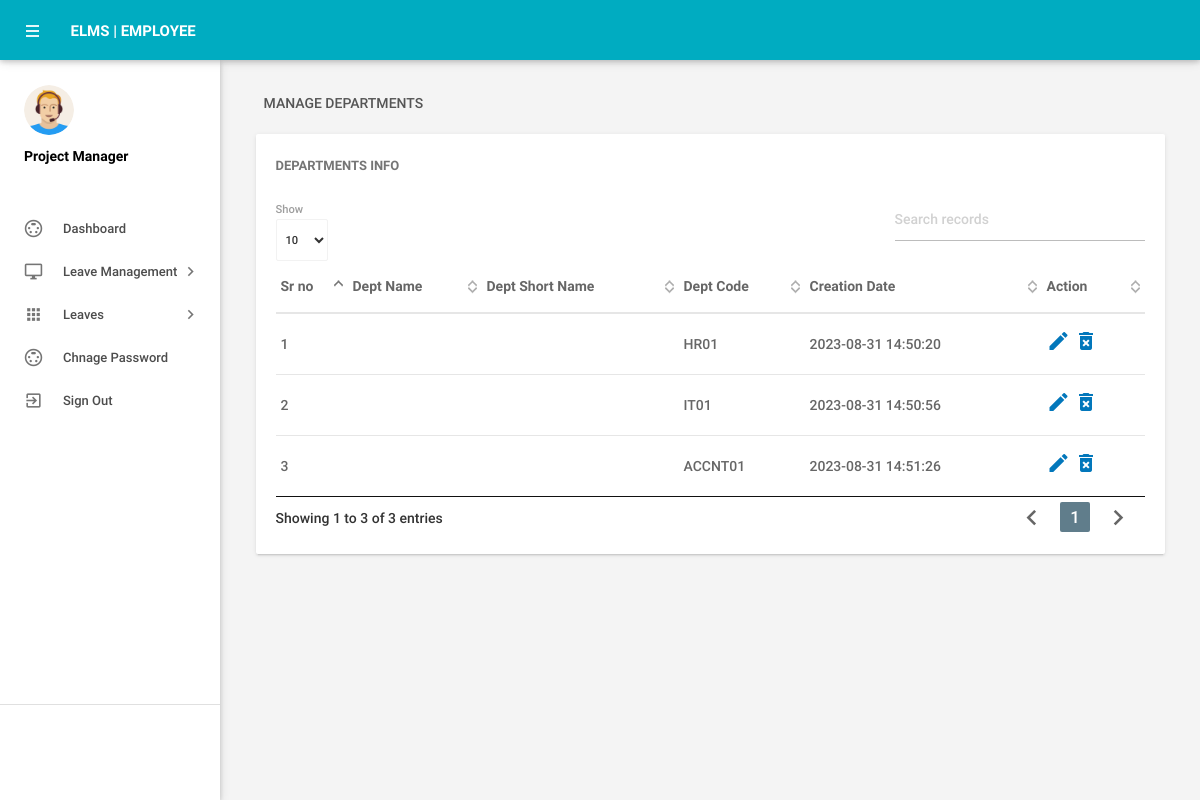
/pm/managedepartments.php (signed in), run on the app's committed database.
### tables this page shows
CREATE TABLE `tbldepartments` (
  `id` int(11) NOT NULL,
  `EmployRole` varchar(150) DEFAULT NULL,
  `EmployRoleShortName` varchar(100) DEFAULT NULL,
  `DepartmentCode` varchar(50) DEFAULT NULL,
  `CreationDate` timestamp NULL DEFAULT current_timestamp()
);

### pm/managedepartments.php (the view, shortened to what this page needs)
<?php
include('includes/config.php');
if(strlen($_SESSION['alogin'])==0)
    {
header('location:index.php');
}
else{
    ?>
<!DOCTYPE html>
<html lang="en">
    <head>
        <link type="text/css" rel="stylesheet" href="../assets/plugins/materialize/css/materialize.min.css"/>
        <link href="../assets/plugins/material-preloader/css/materialPreloader.min.css" rel="stylesheet">
        <link href="../assets/plugins/datatables/css/jquery.dataTables.min.css" rel="stylesheet">
        <link href="../assets/css/alpha.min.css" rel="stylesheet" type="text/css"/>
        <link href="../assets/css/custom.css" rel="stylesheet" type="text/css"/>
    </head>
    <body>
       <?php include('includes/header.php');?>
       <?php include('includes/sidebar.php');?>
            <main class="mn-inner">
                <div class="row">
                    <div class="col s12">
                        <div class="page-title">Manage Departments</div>
                    </div>
                    <div class="col s12 m12 l12">
                        <div class="card">
                            <div class="card-content">
                                <span class="card-title">Departments Info</span>
                                <table id="example" class="display responsive-table ">
                                    <thead>
                                        <tr>
                                            <th>Sr no</th>
                                            <th>Dept Name</th>
                                            <th>Dept Short Name</th>
                                            <th>Dept Code</th>
                                            <th>Creation Date</th>
                                            <th>Action</th>
                                        </tr>
                                    </thead>
                                    <tbody>
<?php $sql = "SELECT * from tbldepartments";
$query = $dbh -> prepare($sql);
$query->execute();
$results=$query->fetchAll(PDO::FETCH_OBJ);
$cnt=1;
if($query->rowCount() > 0)
{
foreach($results as $result)
{               ?>
                                        <tr>
                                            <td> <?php echo htmlentities($cnt);?></td>
                                            <td><?php echo htmlentities($result->DepartmentName);?></td>
                                            <td><?php echo htmlentities($result->DepartmentShortName);?></td>
                                            <td><?php echo htmlentities($result->DepartmentCode);?></td>
                                            <td><?php echo htmlentities($result->CreationDate);?></td>
                                            <td><a href="editdepartment.php?deptid=<?php echo htmlentities($result->id);?>"><i class="material-icons">mode_edit</i></a><a href="managedepartments.php?del=<?php echo htmlentities($result->id);?>" onclick="return confirm('Do you want to delete');"> <i class="material-icons">delete_forever</i></a></td>
                                        </tr>
                                         <?php $cnt++;} }?>
                                    </tbody>
                                </table>
                            </div>
                        </div>
                    </div>
                </div>
            </main>
        </div>
        <div class="left-sidebar-hover"></div>
    </body>
</html>
<?php } ?>

### data on the page
tbldepartments: DepartmentCode "HR01", CreationDate "2023-08-31 14:50:20"
tbldepartments: DepartmentCode "IT01", CreationDate "2023-08-31 14:50:56"
tbldepartments: DepartmentCode "ACCNT01", CreationDate "2023-08-31 14:51:26"
